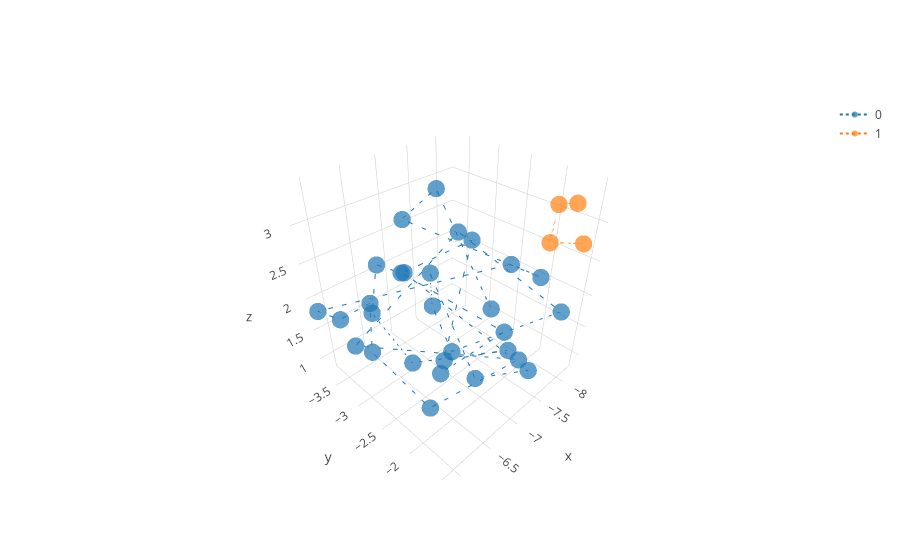

The notebook cell this image was saved under:
### Code cell
plotter(vectorized, 'o:', reduce_kwargs={'algorithm': 'UMAP'})

### Figure 1 — Plotly figure (JSON) as saved in the notebook; plotly's stock layout.template omitted (floating-point values rounded to 4 significant figures)
{"data": [{"line": {"dash": "dot"}, "marker": {"opacity": 0.7, "size": 6}, "mode": "lines+markers", "name": "0", "type": "scatter3d", "uid": "670870d2-88c9-4a5a-acae-a8e581a71451", "x": [-7.688, -6.974, -6.89, -8.24, -7.82, -5.858, -6.065, -6.498, -6.239, -6.368, -7.65, -5.881, -7.316, -7.946, -6.177, -5.989, -6.982, -7.128, -7.336, -5.919, -6.83, -6.426, -7.112, -6.711, -5.9, -5.933, -6.21, -6.844, -6.64], "y": [-2.462, -2.739, -3.247, -2.103, -2.294, -3.747, -3.601, -3.547, -3.226, -2.275, -1.911, -3.0, -2.736, -1.569, -1.71, -1.765, -2.883, -2.212, -1.545, -2.042, -2.077, -2.077, -1.714, -2.996, -2.597, -2.472, -2.46, -1.594, -2.365], "z": [1.553, 3.398, 2.887, 1.97, 2.274, 1.808, 1.641, 1.699, 1.212, 0.8051, 1.01, 1.694, 2.754, 1.85, 2.258, 2.89, 2.258, 0.8202, 1.293, 3.142, 3.093, 1.718, 1.662, 0.8511, 2.395, 3.025, 2.81, 2.174, 1.15]}, {"line": {"dash": "dot"}, "marker": {"opacity": 0.7, "size": 6}, "mode": "lines+markers", "name": "1", "type": "scatter3d", "uid": "ccb80ed0-95e9-460f-b087-20bceaa97c98", "x": [-7.686, -7.957, -7.385, -8.005], "y": [-1.459, -1.827, -1.525, -1.478], "z": [3.414, 3.194, 3.063, 2.821]}], "layout": {}}
